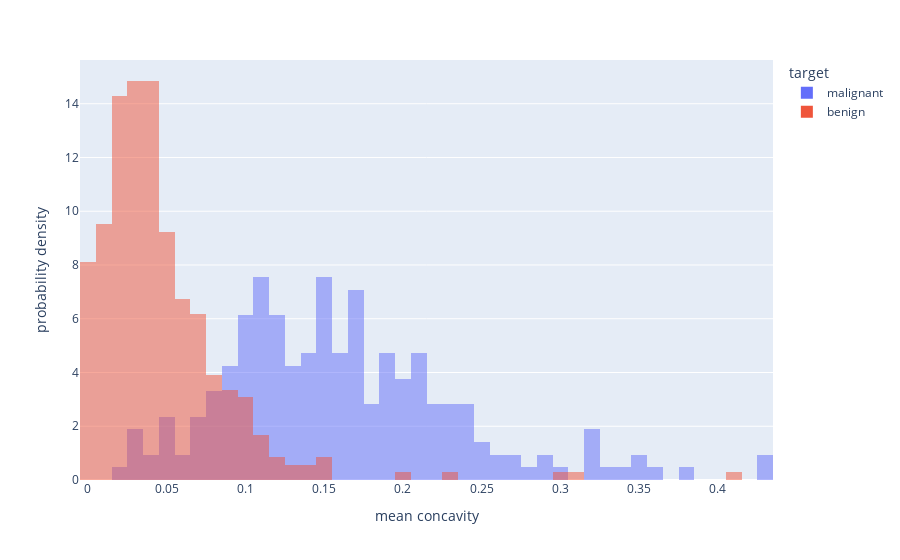

The notebook cell saved with this chart:
### Code cell
fig_hists = px.histogram(df_cancer, x='mean concavity', color='target', histnorm='probability density', barmode='overlay', nbins=80)
fig_hists

### Figure 1 — Plotly figure (JSON) as saved in the notebook; plotly's stock layout.template omitted (floating-point values rounded to 4 significant figures; data arrays with more than 128 entries replaced by an {"elided": "..."} marker saying what was removed)
{"data": [{"alignmentgroup": "True", "bingroup": "x", "histnorm": "probability density", "hovertemplate": "target=malignant<br>mean concavity=%{x}<br>probability density=%{y}<extra></extra>", "legendgroup": "malignant", "marker": {"color": "#636efa", "opacity": 0.5, "pattern": {"shape": ""}}, "name": "malignant", "nbinsx": 80, "offsetgroup": "malignant", "orientation": "v", "showlegend": true, "type": "histogram", "x": {"elided": "212 float values"}, "xaxis": "x", "yaxis": "y"}, {"alignmentgroup": "True", "bingroup": "x", "histnorm": "probability density", "hovertemplate": "target=benign<br>mean concavity=%{x}<br>probability density=%{y}<extra></extra>", "legendgroup": "benign", "marker": {"color": "#EF553B", "opacity": 0.5, "pattern": {"shape": ""}}, "name": "benign", "nbinsx": 80, "offsetgroup": "benign", "orientation": "v", "showlegend": true, "type": "histogram", "x": {"elided": "357 float values"}, "xaxis": "x", "yaxis": "y"}], "layout": {"autosize": true, "barmode": "overlay", "legend": {"title": {"text": "target"}, "tracegroupgap": 0}, "margin": {"t": 60}, "xaxis": {"anchor": "y", "autorange": true, "domain": [0, 1], "range": [-0.005, 0.435], "title": {"text": "mean concavity"}, "type": "linear"}, "yaxis": {"anchor": "x", "autorange": true, "domain": [0, 1], "range": [0, 15.63], "title": {"text": "probability density"}}}}
